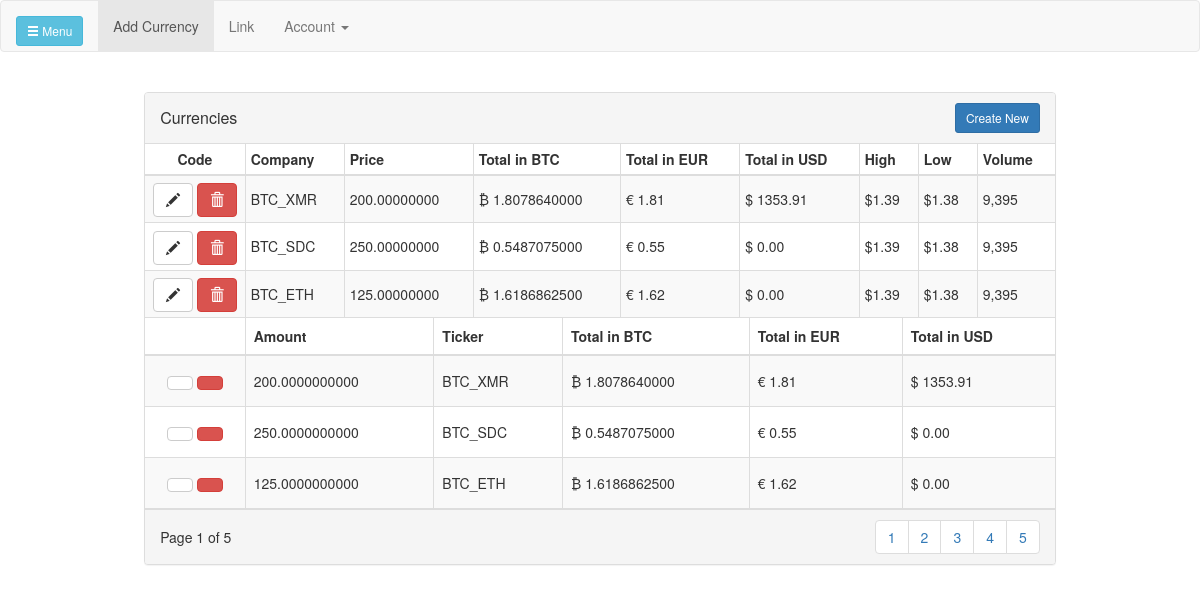
Page /currencies (signed in) on the committed database.
### altcoinapi.py (models this page shows)
class UserCurrency(db.Model, UserMixin):
    __tablename__ = "users_cur"
    trans_id = db.Column(db.Integer, primary_key=True, index=True)
    id=db.Column(db.Integer)
    amount = db.Column(db.Numeric())
    ticker = db.Column(db.String(255))
    priceInBTC = db.Column(db.Numeric())
    priceInUSD = db.Column(db.Numeric())
    last = db.Column(db.String(255))
    ask = db.Column(db.String(255))
    bid = db.Column(db.String(255))
    timestamp = db.Column(db.DateTime())
    index = index_property('id', 'index')

### altcoinapi.py (the view)
@app.route('/currencies')
@login_required
def currencies():
    Currencies = UserCurrency.query.filter_by(id=current_user.id).all()
    print(Currencies)
    return render_template("currencies.html", Currencies=Currencies)

### templates/currencies.html (shortened to what this page needs)
{% extends "index.html" %} {% block title %}Index{% endblock %} {% block head %} {{ super() }}
{% endblock %} {% block content %}
<div class="col-md-10 col-md-offset-1">
    <div class="panel panel-default panel-table">
        <div class="panel-heading">
            <div class="row">
                <div class="col col-xs-6">
                    <h3 class="panel-title">Currencies</h3>
                </div>
                <div class="col col-xs-6 text-right">
                    <button type="button" class="btn btn-sm btn-primary btn-create" data-toggle="modal" data-target="#myModal">Create New</button>
                </div>
            </div>
        </div>
        <div class="panel-body">
            <div id="no-more-tables">
                <table class="col-md-12 table-bordered table-striped table-condensed cf">
                    {% if Currencies|length
                    < 1 %} <thead>
                        <th>Looks like you dont have anything here! Click the button to add a new asset! &#9757;</th>
                        </thead>
                </table>
                {% else %}
                <thead class="cf">
                    <tr>
                        <th>Code</th>
                        <th>Company</th>
                        <th class="numeric">Price</th>
                        <th class="numeric">Total in BTC</th>
                        <th class="numeric">Total in EUR</th>
                        <th class="numeric">Total in USD</th>
                        <th class="numeric">High</th>
                        <th class="numeric">Low</th>
                        <th class="numeric">Volume</th>
                    </tr>
                </thead>
                <tbody>
                    {% for thing in Currencies %}
                    <tr>
                        <td align="center">
                            <a class="btn btn-default"><span class="glyphicon glyphicon-pencil"></span></a>
                            <a class="btn btn-danger"><span class="glyphicon glyphicon-trash"></span></a>
                        </td>
                        <td data-title="Company">{{ thing.ticker }}</td>
                        <td data-title="Price" class="numeric">{{'%0.8f'% thing.amount |float}}</td>
                        <td data-title="Change" class="numeric">&#8383; {{ thing.priceInBTC }}</td>
                        <td data-title="Change %" class="numeric">&#128; {{'%0.2f'% thing.priceInBTC| float }}</td>
                        <td data-title="Open" class="numeric">&#36; {{'%0.2f'%thing.priceInUSD|float }}</td>
                        <td data-title="High" class="numeric">$1.39</td>
                        <td data-title="Low" class="numeric">$1.38</td>
                        <td data-title="Volume" class="numeric">9,395</td>
                    </tr>
                    {% endfor %}
                </tbody>
                </table>
                <table class="table table-striped table-bordered table-list">
                    <thead>
                        <tr>
                            <th><em class="fa fa-cog"></em></th>
                            <th class="hidden-xs">Amount</th>
                            <th>Ticker</th>
                            <th>Total in BTC</th>
                            <th>Total in EUR</th>
                            <th>Total in USD </th>
                        </tr>
                    </thead>
                    <tbody>
                        {% for thing in Currencies %}
                        <tr>
                            <td align="center">
                                <a class="btn btn-default"><em class="fa fa-pencil"></em></a>
                                <a class="btn btn-danger"><em class="fa fa-trash"></em></a>
                            </td>
                            <td class="hidden-xs">{{thing.amount}}</td>
                            <td>{{ thing.ticker }}</td>
                            <td>&#8383; {{ thing.priceInBTC }}</td>
                            <td>&#128; {{'%0.2f'% thing.priceInBTC| float }}</td>
                            <td>&#36; {{'%0.2f'%thing.priceInUSD|float }}</td>
                            {% endfor %}
                        </tr>
                    </tbody>
                    {% endif %}
                </table>
            </div>
        </div>
        <div class="panel-footer">
            <div class="row">
                <div class="col col-xs-4">Page 1 of 5
                </div>
                <div class="col col-xs-8">
                    <ul class="pagination hidden-xs pull-right">
                        <li><a href="#">1</a></li>
                        <li><a href="#">2</a></li>
                        <li><a href="#">3</a></li>
                        <li><a href="#">4</a></li>
                        <li><a href="#">5</a></li>
                    </ul>
                </div>
            </div>
        </div>
    </div>
</div>
        {% endblock %}

### templates/index.html (shortened to what this page needs)
<!DOCTYPE html>
<html lang="en">
<head>
    {% block head %}
    <link href="static/css/bootstrap.min.css" rel="stylesheet">
    <link href="static/css/simple-sidebar.css" rel="stylesheet">
    {% endblock %}
</head>
<body>
    <div id="wrapper" class="toggled">
        <nav class="navbar navbar-default">
            <div class="container-fluid">
                <div class="navbar-header">
                    <a class="navbar-brand" href="#"><button href="#menu-toggle" id="menu-toggle" type="button" class="btn btn-info btn-sm">
          <span class="glyphicon glyphicon-menu-hamburger"></span> Menu
        </button></a>
                </div>
                <div class="collapse navbar-collapse" id="bs-example-navbar-collapse-1">
                    <ul class="nav navbar-nav">
                        <li class="active text-primary"><a href="/addCurrency/ETH" id="demo">Add Currency <span class="sr-only">(current)</span></a></li>
                        <ul class="nav navbar-nav navbar-right">
                            <li><a href="#">Link</a></li>
                            <li class="dropdown">
                                <a href="#" class="dropdown-toggle" data-toggle="dropdown" role="button" aria-haspopup="true" aria-expanded="false">Account <span class="caret"></span></a>
                            </li>
                        </ul>
                </div>
            </div>
        </nav>
        <div id="page-content-wrapper">
            <div class="container-fluid">
                {% block content %}{% endblock %}
    </div>
</body>
</html>

### static/css/simple-sidebar.css (style rules this page uses)
body { overflow-x: hidden; }
#wrapper { padding-left: 0; -webkit-transition: all 0.5s ease; -moz-transition: all 0.5s ease; -o-transition: all 0.5s ease; transition: all 0.5s ease; }
#wrapper.toggled { padding-left: 250px; }
#page-content-wrapper { width: 100%; position: absolute; padding: 15px; }
#wrapper.toggled #page-content-wrapper { position: absolute; margin-right: -250px; }
@media (min-width:768px) { #wrapper { padding-left: 250px; } }
@media (min-width:768px) { #wrapper.toggled { padding-left: 0; } }
@media (min-width:768px) { #page-content-wrapper { padding: 20px; position: relative; } }
@media (min-width:768px) { #wrapper.toggled #page-content-wrapper { position: relative; margin-right: 0; } }

### templates/currencies.html (style rules this page uses)
.panel-table .panel-body { padding: 0; }
.panel-table .panel-body .table-bordered { border-style: none; margin: 0; }
.panel-table .panel-body .table-bordered>thead>tr>th:first-of-type { text-align: center; width: 100px; }
.panel-table .panel-body .table-bordered>thead>tr>th:last-of-type, .panel-table .panel-body .table-bordered>tbody>tr>td:last-of-type { border-right: 0px; }
.panel-table .panel-body .table-bordered>thead>tr>th:first-of-type, .panel-table .panel-body .table-bordered>tbody>tr>td:first-of-type { border-left: 0px; }
.panel-table .panel-body .table-bordered>tbody>tr:first-of-type>td { border-bottom: 0px; }
.panel-table .panel-body .table-bordered>thead>tr:first-of-type>th { border-top: 0px; }
.panel-table .panel-footer .pagination { margin: 0; }
.panel-table .panel-footer .col { line-height: 34px; height: 34px; }
.panel-table .panel-heading .col h3 { line-height: 30px; height: 30px; }
.panel-table .panel-body .table-bordered>tbody>tr>td { line-height: 34px; }

### rows in the picture
UserCurrency: ticker "BTC_XMR", amount "200.00000000", priceInBTC "1.8078640000", priceInBTC "1.81", priceInUSD "1353.91", amount "200.0000000000"
UserCurrency: ticker "BTC_SDC", amount "250.00000000", priceInBTC "0.5487075000", priceInBTC "0.55", priceInUSD "0.00", amount "250.0000000000"
UserCurrency: ticker "BTC_ETH", amount "125.00000000", priceInBTC "1.6186862500", priceInBTC "1.62", priceInUSD "0.00", amount "125.0000000000"
